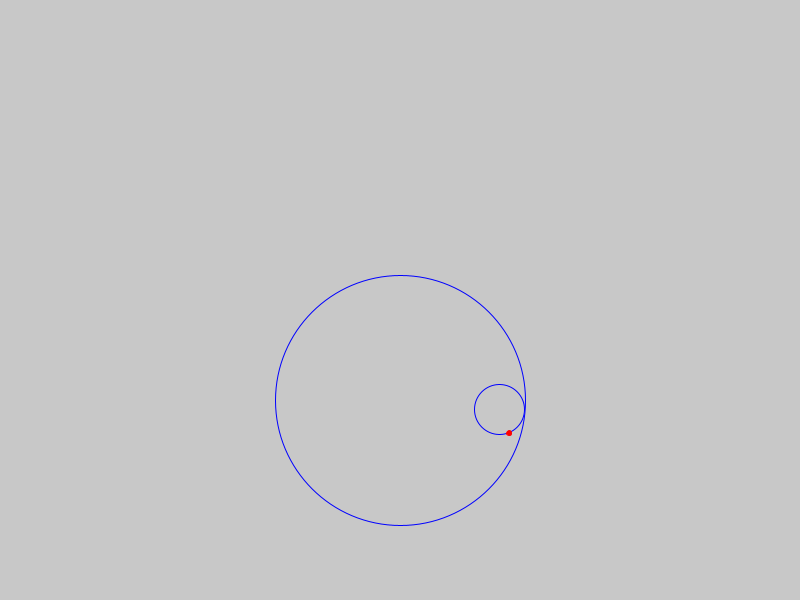
Frame 1 (no input)
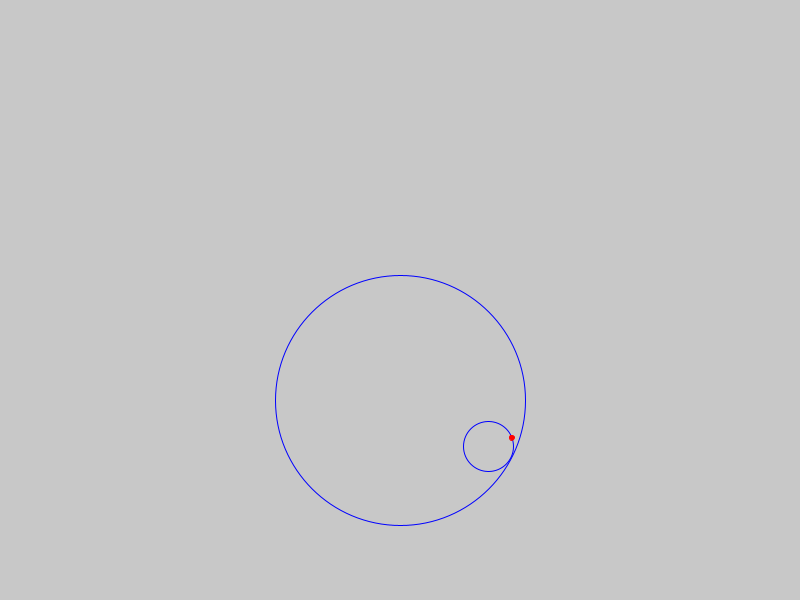
Frame 60 (the mouse pressed at the canvas centre just before this capture)
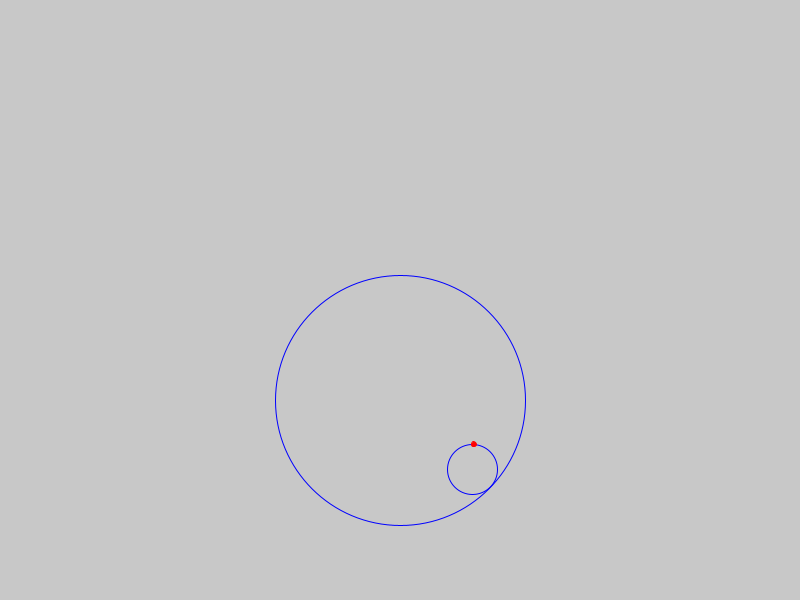
Frame 120 (the mouse held since frame 60 and released just before this capture)

The Processing sketch that drew these frames (run headless with seeded random() and noise(); from frame 60 on, the mouse is pressed at the canvas centre):

// Processing sketch: q5
// ── q5.pde
// centro da circunferência maior
float x = 400;
float y = 400;

//referência que é atualizada a cada iteração
//para mostrar uma nova posição dos elementos em movimento
float position = 0.1;
 
// recebe o raio do círculo menor e a velocidade
// a qual a posição é atualizada (negativo para ir no sentido anti-horário)
void animation(float radius, float step){
  // x1 e y1 atualizados com base nas seguintes fórmulas
  float x1 = x + cos(position) * radius;
  float y1 = y + sin(position) * radius;
  
  // cria a ellipse menor
  ellipse(x1, y1, 50, 50);
  
  stroke(0, 0, 255);
  
  // cria o ponto
  strokeCap(ROUND);
  stroke(255, 0, 0);
  
  // atualiza x1 e y1, invertido sin e cos pois a bolinha
  // vermelha vai no sentido contrário ao movimento da ellipse
  x1 = x1 + sin(position*4) * 25f;
  y1 = y1 + cos(position*4) * 25f;
  fill(255, 0, 0);
  
  // cria um círculo de raio 5
  circle(x1, y1, 5);
  
  position+=step; 
}

void setup (){
  size(800, 600);
  // valor necessário para que cada volta 
  // completa no círculo maior dure 4 segundos
  frameRate(15); 
}

void draw (){ 
  background(200);
  fill(200);
  stroke(0, 0, 255);
  // cria ellipse maior no ponto x, y
  ellipse(x, y, 250, 250);
  // método onde ocorre animação
  animation(100, -0.1);
}
